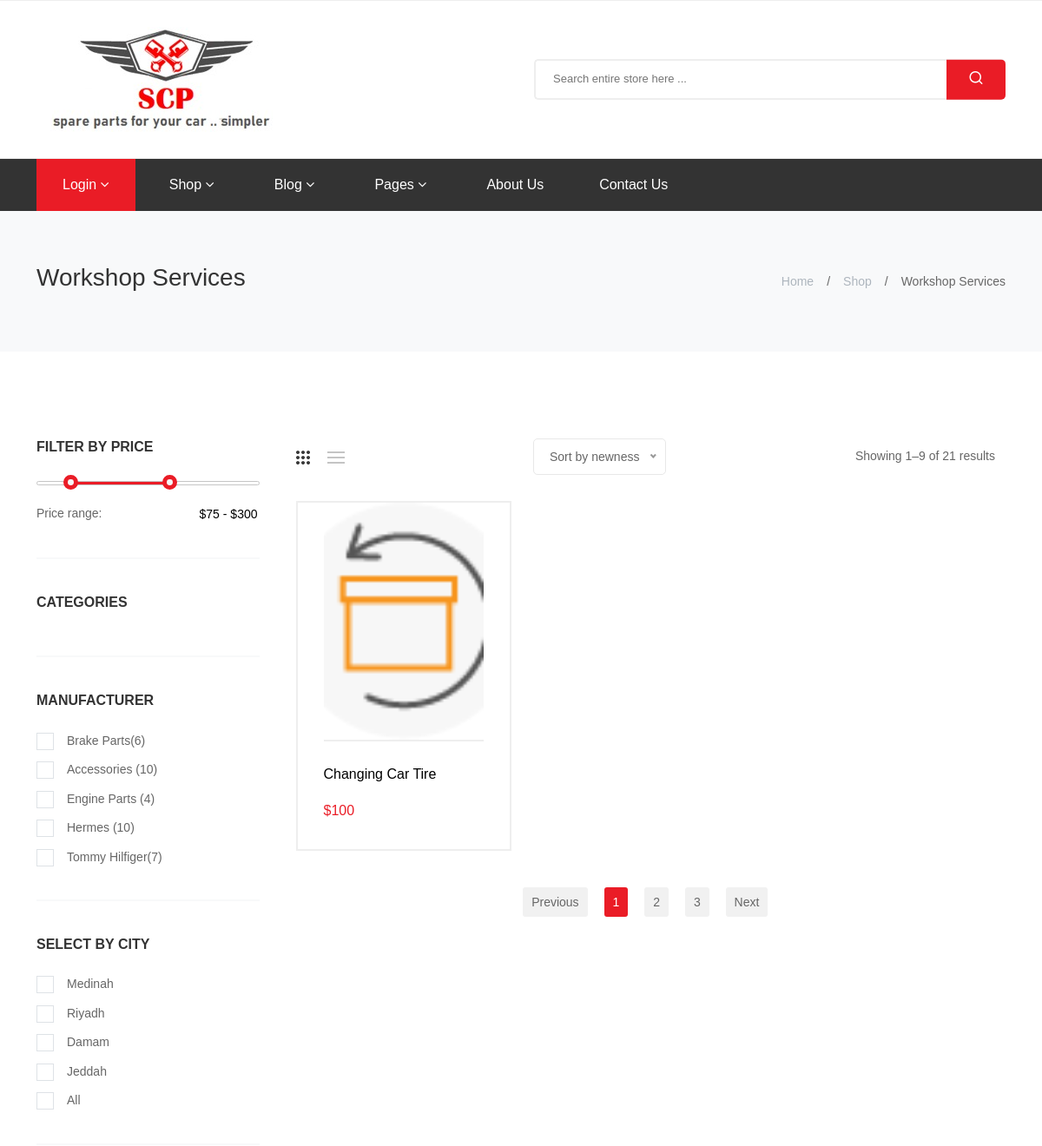
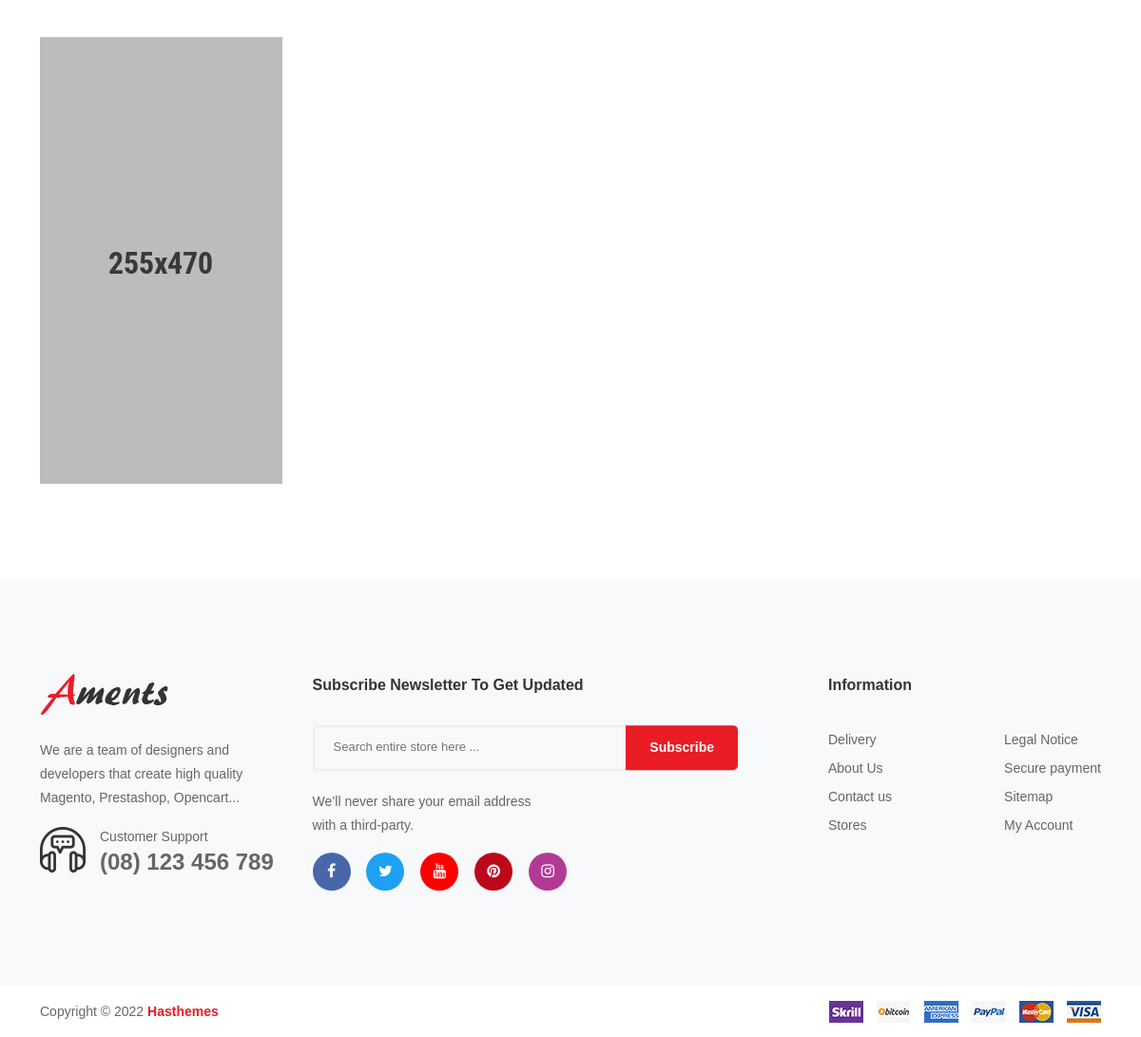
/ShowServices/, run on the app's committed database (2 pictures, top to bottom).
### SCP/models.py (models this page shows)
class Services(models.Model):
    W_id = models.ForeignKey(
        Workshop, on_delete=models.CASCADE, related_name="WorkshopServices"
    )
    name = models.CharField(max_length=75)
    price = models.IntegerField()
    DESCRIPTION = models.TextField()
    image_field = models.ImageField(
        upload_to="static/images/Services/{0}".format(
            strftime("%Y%m%d-%H%M%S", gmtime())
        ),
        default="no-image.jpg",
        width_field="imagewidth",
        height_field="imageheight",
    )
    imagewidth = models.PositiveIntegerField(editable=False, default=50)
    imageheight = models.PositiveIntegerField(editable=False, default=50)

### SCP/views.py (the view)
# urls.py: path('ShowServices/', views.ShowServicesForCustomer, name='ShServices'),
def ShowServicesForCustomer(request):
    services = Services.objects.all()
    context={"Services":services}
    return render(request, "SCP/Showservices.html", context)

### SCP/templates/SCP/Showservices.html (shortened to what this page needs)
{% extends 'SCP/base.html'%}
{% block content %}
    <div class="breadcrumb-section">
        <div class="breadcrumb-wrapper">
            <div class="container">
                <div class="row">
                    <div class="col-12 d-flex justify-content-between justify-content-md-between  align-items-center flex-md-row flex-column">
                        <h3 class="breadcrumb-title">Workshop Services</h3>
                        <div class="breadcrumb-nav">
                            <nav aria-label="breadcrumb">
                                <ul>
                                    <li><a href="index.html">Home</a></li>
                                    <li><a href="shop-grid-sidebar-left.html">Shop</a></li>
                                    <li class="active" aria-current="page">Workshop Services</li>
                                </ul>
                            </nav>
                        </div>
                    </div>
                </div>
            </div>
        </div>
    </div>
    <div class="shop-section">
        <div class="container">
            <div class="row flex-column-reverse flex-lg-row">
                <div class="col-lg-3">
                    <div class="siderbar-section" data-aos="fade-up"  data-aos-delay="0">
                        <div class="sidebar-single-widget">
                            <h6 class="sidebar-title">FILTER BY PRICE</h6>
                            <div class="sidebar-content">
                                <div id="slider-range"></div>
                                <div class="filter-type-price">
                                    <label for="amount">Price range:</label>
                                    <input type="text" id="amount">
                                </div>
                            </div>
                        </div>
                        <div class="sidebar-single-widget" >
                            <h6 class="sidebar-title">CATEGORIES</h6>
                        </div>
                        <div class="sidebar-single-widget">
                            <h6 class="sidebar-title">MANUFACTURER</h6>
                            <div class="sidebar-content">
                                <div class="filter-type-select">
                                    <ul>
                                        <li>
                                            <label class="checkbox-default" for="brakeParts">
                                                <span>Brake Parts(6)</span>
                                            </label>
                                        </li>
                                        <li>
                                            <label class="checkbox-default" for="accessories">
                                                <span>Accessories (10)</span>
                                            </label>
                                        </li>
                                        <li>
                                            <label class="checkbox-default" for="EngineParts">
                                                <span>Engine Parts (4)</span>
                                            </label>
                                        </li>
                                        <li>
                                            <label class="checkbox-default" for="hermes">
                                                <span>hermes (10)</span>
                                            </label>
                                        </li>
                                        <li>
                                            <label class="checkbox-default" for="tommyHilfiger">
                                                <span>Tommy Hilfiger(7)</span>
                                            </label>
                                        </li>
                                    </ul>
                                </div>
                            </div>
                        </div>
                        <div class="sidebar-single-widget">
                            <h6 class="sidebar-title">SELECT BY CITY</h6>
                            <div class="sidebar-content">
                                <div class="filter-type-select">
                                    <ul>
                                        <li>
                                            <label class="checkbox-default" for="black">
                                                <span>Medinah</span>
                                            </label>
                                        </li>
                                        <li>
                                            <label class="checkbox-default" for="blue">
                                                <span>Riyadh</span>
                                            </label>
                                        </li>
                                        <li>
                                            <label class="checkbox-default" for="brown">
                                                <span>Damam</span>
                                            </label>
                                        </li>
                                        <li>
                                            <label class="checkbox-default" for="Green">
                                                <span>Jeddah</span>
                                            </label>
                                        </li>
                                        <li>
                                            <label class="checkbox-default" for="pink">
                                                <span>all</span>
                                            </label>
                                        </li>
                                    </ul>
                                </div>
                            </div>
                        </div>
                        <div class="sidebar-single-widget">
                            <div class="sidebar-content">
                                <a href="product-details-default.html" class="sidebar-banner">
                                    <img class="img-fluid" src="assets/images/banner_images/aments_banner_04.jpg" alt="">
                                </a>
                            </div>
                        </div>
                    </div>
                </div>
                <div class="col-lg-9">
                    <div class="shop-sort-section" data-aos="fade-up"  data-aos-delay="0">
                        <div class="container">
                            <div class="row">
                                <div class="sort-box d-flex justify-content-between align-items-center flex-wrap">
                                    <div class="sort-tablist">
                                        <ul class="tablist nav sort-tab-btn">
                                            <li><a class="nav-link active" data-bs-toggle="tab" href="#layout-3-grid"><img src="assets/images/icon/bkg_grid.png" alt=""></a></li>
                                            <li><a class="nav-link" data-bs-toggle="tab" href="#layout-list"><img src="assets/images/icon/bkg_list.png" alt=""></a></li>
                                        </ul>
                                    </div>
                                    <div class="sort-select-list">
                                        <form action="#">
                                            <fieldset>
                                            </fieldset>
                                        </form>
                                    </div>
                                    <div class="page-amount">
                                        <span>Showing 1–9 of 21 results</span>
                                    </div>
                                </div>
                            </div>
                        </div>
                    </div>
                    <div class="sort-product-tab-wrapper">
                        <div class="container">
                            <div class="row">
                                <div class="col-12">
                                    <div class="tab-content tab-animate-zoom">
                                        <div class="tab-pane active show sort-layout-single" id="layout-3-grid">
                                            <div class="row">
                                                {% for service in Services %}
                                                <div class="col-xl-4 col-sm-6 col-12">
                                                    <div class="product-default-single border-around" data-aos="fade-up"  data-aos-delay="400">
                                                        <div class="product-img-warp">
                                                            <a href="{% url 'scp:Services-details' SID=service.id%}" class="product-default-img-link">
                                                                <img src="{{service.image_field.url}}" alt="" class="product-default-img img-fluid">
                                                            </a>
                                                            <div class="product-action-icon-link">
                                                                <ul>
                                                                </ul>
                                                            </div>
                                                        </div>
                                                        <div class="product-default-content">
                                                            <h6 class="product-default-link"><a href="{% url 'scp:Services-details' SID=service.id%}">{{service.name}}</a></h6>
                                                            <span class="product-default-price">${{service.price}}</span>
                                                        </div>
                                                    </div>
                                                </div>
                                                {% endfor %}
                                            </div>
                                        </div>
                                    </div>
                                </div>
                            </div>
                        </div>
                    </div>
                    <div class="page-pagination text-center" data-aos="fade-up"  data-aos-delay="0">
                        <ul>
                            <li><a href="#">Previous</a></li>
                            <li><a class="active" href="#">1</a></li>
                            <li><a href="#">2</a></li>
                            <li><a href="#">3</a></li>
                            <li><a href="#">Next</a></li>
                        </ul>
                    </div>
                </div>
            </div>
        </div>
    </div>
{% endblock %}

### data on the page
Services: image_field (picture), name "Changing Car Tire", price "100"
